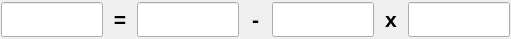
    <widget class="QWidget" name="layoutWidget_3">
     <property name="geometry">
      <rect>
       <x>200</x>
       <y>170</y>
       <width>511</width>
       <height>31</height>
      </rect>
     </property>
     <layout class="QHBoxLayout" name="horizontalLayout_6" stretch="3,1,3,1,3,1,3">
      <property name="spacing">
       <number>0</number>
      </property>
      <property name="leftMargin">
       <number>1</number>
      </property>
      <property name="topMargin">
       <number>2</number>
      </property>
      <property name="rightMargin">
       <number>1</number>
      </property>
      <property name="bottomMargin">
       <number>2</number>
      </property>
      <item>
       <widget class="caLineEdit" name="caLineEdit_13">
        <property name="sizePolicy">
         <sizepolicy hsizetype="Expanding" vsizetype="Expanding">
          <horstretch>0</horstretch>
          <verstretch>0</verstretch>
         </sizepolicy>
        </property>
        <property name="font">
         <font>
          <family>Monospace</family>
          <pointsize>17</pointsize>
          <stylestrategy>PreferDefault</stylestrategy>
         </font>
        </property>
        <property name="alignment">
         <set>Qt::AlignAbsolute|Qt::AlignCenter|Qt::AlignHCenter|Qt::AlignVCenter</set>
        </property>
        <property name="channel" stdset="0">
         <string notr="true">$(P)$(SLITS):vSizeDVAL</string>
        </property>
        <property name="foreground">
         <color>
          <red>10</red>
          <green>0</green>
          <blue>184</blue>
         </color>
        </property>
        <property name="background">
         <color>
          <red>200</red>
          <green>200</green>
          <blue>200</blue>
         </color>
        </property>
        <property name="colorMode">
         <enum>caLineEdit::Static</enum>
        </property>
        <property name="precisionMode">
         <enum>caLineEdit::Channel</enum>
        </property>
        <property name="limitsMode">
         <enum>caLineEdit::Channel</enum>
        </property>
        <property name="maxValue">
         <double>1.000000000000000</double>
        </property>
        <property name="minValue">
         <double>0.000000000000000</double>
        </property>
        <property name="fontScaleMode" stdset="0">
         <enum>caLineEdit::WidthAndHeight</enum>
        </property>
        <property name="formatType">
         <enum>caLineEdit::decimal</enum>
        </property>
       </widget>
      </item>
      <item>
       <widget class="caLabel" name="calabel_30">
        <property name="sizePolicy">
         <sizepolicy hsizetype="Expanding" vsizetype="Preferred">
          <horstretch>0</horstretch>
          <verstretch>0</verstretch>
         </sizepolicy>
        </property>
        <property name="font">
         <font>
          <pointsize>16</pointsize>
          <weight>75</weight>
          <bold>true</bold>
         </font>
        </property>
        <property name="text">
         <string>=</string>
        </property>
        <property name="alignment">
         <set>Qt::AlignCenter</set>
        </property>
       </widget>
      </item>
      <item>
       <widget class="caTextEntry" name="caTextEntry_20">
        <property name="sizePolicy">
         <sizepolicy hsizetype="Expanding" vsizetype="Expanding">
          <horstretch>0</horstretch>
          <verstretch>0</verstretch>
         </sizepolicy>
        </property>
        <property name="font">
         <font>
          <family>Monospace</family>
          <pointsize>14</pointsize>
          <stylestrategy>PreferDefault</stylestrategy>
         </font>
        </property>
        <property name="channel" stdset="0">
         <string notr="true">$(P)$(SLITS):vSizeC1.VAL</string>
        </property>
        <property name="foreground">
         <color>
          <red>0</red>
          <green>0</green>
          <blue>0</blue>
         </color>
        </property>
        <property name="background">
         <color>
          <red>115</red>
          <green>223</green>
          <blue>255</blue>
         </color>
        </property>
        <property name="colorMode">
         <enum>caLineEdit::Static</enum>
        </property>
        <property name="precisionMode">
         <enum>caLineEdit::Channel</enum>
        </property>
        <property name="limitsMode">
         <enum>caLineEdit::Channel</enum>
        </property>
        <property name="maxValue">
         <double>1.000000000000000</double>
        </property>
        <property name="minValue">
         <double>0.000000000000000</double>
        </property>
        <property name="fontScaleMode" stdset="0">
         <enum>caLineEdit::WidthAndHeight</enum>
        </property>
        <property name="formatType">
         <enum>caLineEdit::decimal</enum>
        </property>
       </widget>
      </item>
      <item>
       <widget class="caLabel" name="calabel_33">
        <property name="sizePolicy">
         <sizepolicy hsizetype="Expanding" vsizetype="Preferred">
          <horstretch>0</horstretch>
          <verstretch>0</verstretch>
         </sizepolicy>
        </property>
        <property name="font">
         <font>
          <pointsize>16</pointsize>
          <weight>75</weight>
          <bold>true</bold>
         </font>
        </property>
        <property name="text">
         <string>-</string>
        </property>
        <property name="alignment">
         <set>Qt::AlignCenter</set>
        </property>
        <property name="indent">
         <number>0</number>
        </property>
       </widget>
      </item>
      <item>
       <widget class="caTextEntry" name="caTextEntry_21">
        <property name="sizePolicy">
         <sizepolicy hsizetype="Expanding" vsizetype="Expanding">
          <horstretch>0</horstretch>
          <verstretch>0</verstretch>
         </sizepolicy>
        </property>
        <property name="font">
         <font>
          <family>Monospace</family>
          <pointsize>14</pointsize>
          <stylestrategy>PreferDefault</stylestrategy>
         </font>
        </property>
        <property name="channel" stdset="0">
         <string notr="true">$(P)$(SLITS):vSizeC2.VAL</string>
        </property>
        <property name="foreground">
         <color>
          <red>0</red>
          <green>0</green>
          <blue>0</blue>
         </color>
        </property>
        <property name="background">
         <color>
          <red>115</red>
          <green>223</green>
          <blue>255</blue>
         </color>
        </property>
        <property name="colorMode">
         <enum>caLineEdit::Static</enum>
        </property>
        <property name="precisionMode">
         <enum>caLineEdit::Channel</enum>
        </property>
        <property name="limitsMode">
         <enum>caLineEdit::Channel</enum>
        </property>
        <property name="maxValue">
         <double>1.000000000000000</double>
        </property>
        <property name="minValue">
         <double>0.000000000000000</double>
        </property>
        <property name="fontScaleMode" stdset="0">
         <enum>caLineEdit::WidthAndHeight</enum>
        </property>
        <property name="formatType">
         <enum>caLineEdit::decimal</enum>
        </property>
       </widget>
      </item>
      <item>
       <widget class="caLabel" name="calabel_34">
        <property name="sizePolicy">
         <sizepolicy hsizetype="Expanding" vsizetype="Preferred">
          <horstretch>0</horstretch>
          <verstretch>0</verstretch>
         </sizepolicy>
        </property>
        <property name="font">
         <font>
          <pointsize>16</pointsize>
          <weight>75</weight>
          <bold>true</bold>
         </font>
        </property>
        <property name="text">
         <string>x</string>
        </property>
        <property name="alignment">
         <set>Qt::AlignCenter</set>
        </property>
       </widget>
      </item>
      <item>
       <widget class="caLineEdit" name="caLineEdit_15">
        <property name="sizePolicy">
         <sizepolicy hsizetype="Expanding" vsizetype="Expanding">
          <horstretch>0</horstretch>
          <verstretch>0</verstretch>
         </sizepolicy>
        </property>
        <property name="font">
         <font>
          <family>Monospace</family>
          <pointsize>17</pointsize>
          <stylestrategy>PreferDefault</stylestrategy>
         </font>
        </property>
        <property name="alignment">
         <set>Qt::AlignAbsolute|Qt::AlignCenter|Qt::AlignHCenter|Qt::AlignVCenter</set>
        </property>
        <property name="channel" stdset="0">
         <string notr="true">$(P)$(PITCH).RBV</string>
        </property>
        <property name="foreground">
         <color>
          <red>10</red>
          <green>0</green>
          <blue>184</blue>
         </color>
        </property>
        <property name="background">
         <color>
          <red>200</red>
          <green>200</green>
          <blue>200</blue>
         </color>
        </property>
        <property name="colorMode">
         <enum>caLineEdit::Static</enum>
        </property>
        <property name="precisionMode">
         <enum>caLineEdit::Channel</enum>
        </property>
        <property name="limitsMode">
         <enum>caLineEdit::Channel</enum>
        </property>
        <property name="maxValue">
         <double>1.000000000000000</double>
        </property>
        <property name="minValue">
         <double>0.000000000000000</double>
        </property>
        <property name="fontScaleMode" stdset="0">
         <enum>caLineEdit::WidthAndHeight</enum>
        </property>
        <property name="formatType">
         <enum>caLineEdit::decimal</enum>
        </property>
       </widget>
      </item>
     </layout>
    </widget>
